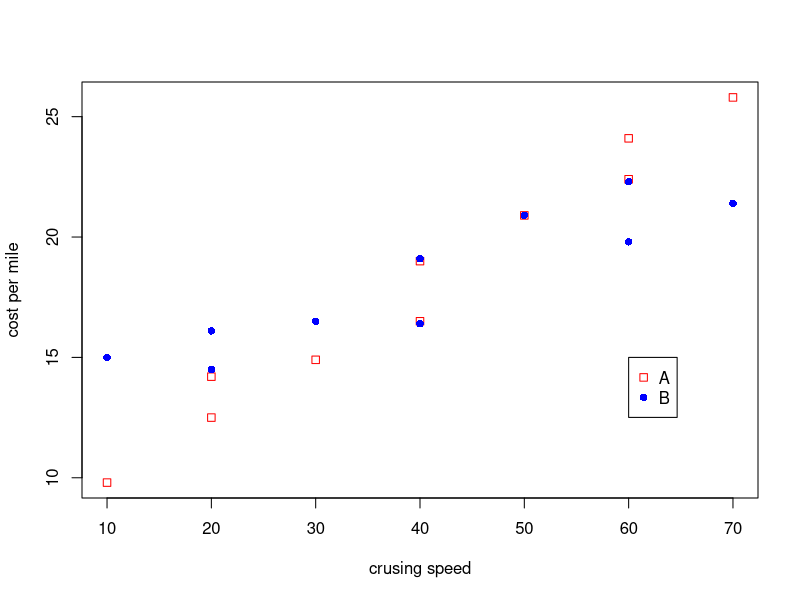

Generate this figure with R:
## ---- chunk 1
knitr::opts_chunk$set(echo = TRUE)
## ---- chunk 2
options(scipen=999)
car = read.table("car_consumption.txt", header = TRUE)
price = car$price
engine = car$engine
hp = car$hp
weight = car$weight
consumption = car$consumption
fit = lm(consumption ~ price + engine + hp + weight)
summary(fit)
## ---- chunk 3
qf(0.95, 4, 22)
## ---- chunk 4
qt(0.975, 22)
## ---- chunk 5
newdata = data.frame(price = 40000, engine = 2000, hp = 100, weight = 1500)
predict(fit, newdata, interval = "prediction")
## ---- chunk 6
max(car$price)
## ---- chunk 7
fit2 = lm(car$consumption~car$price+car$engine+car$weight)
summary(fit2)
## ---- chunk 8
fit3 = lm(consumption~engine+weight)
summary(fit3)
## ---- chunk 9
newdata = data.frame(engine = 2000, weight = 1500)
predict(fit3, newdata, interval = "prediction")
## ---- chunk 10
options(scipen=999)
tire = read.table("tire.txt", header = TRUE,)
plot(tire[tire$x2 == 'A', ]$x1, tire[tire$x2 == 'A', ]$y, xlab = 'crusing speed', ylab = 'cost per mile', col="red", pch = 0)
par(new = TRUE)
points(tire[tire$x2 == 'B', ]$x1, tire[tire$x2 == 'B', ]$y, xlab = 'crusing speed', ylab = 'cost per mile', col="blue", pch = 16)
legend(60, 15, legend=c('A', 'B'), col=c('red', 'blue'), pch=c(0,16))
## ---- chunk 11
type = factor(tire$x2)
tirefit = lm(tire$y~type + tire$x1 + tire$x1 * type)
summary(tirefit)
## ---- chunk 12
nrow(tire)
qt(0.975, nrow(tire) - 4)
## ---- chunk 13
tirefit2 = lm(tire$y ~ tire$x1)
anova(tirefit2, tirefit)
## ---- chunk 14
((49.969 - 19.108) / 2) / (19.108 / 16)
qf(0.95, 2, 16)
